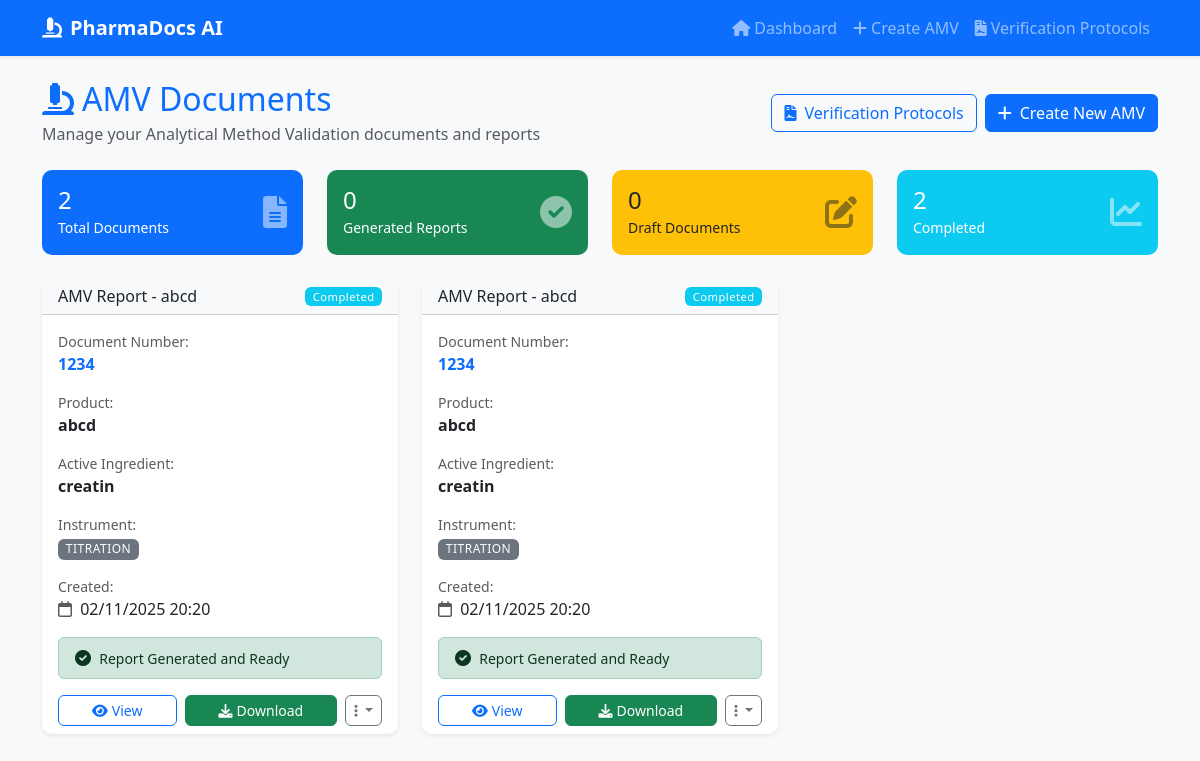
The page /amv/list (signed in) on the database its author committed.
### models.py (models this page shows)
class Document(db.Model):
    __tablename__ = 'documents'
    id: Mapped[int] = mapped_column(Integer, primary_key=True)
    user_id: Mapped[int] = mapped_column(Integer, ForeignKey('users.id'), nullable=False)
    company_id: Mapped[int] = mapped_column(Integer, ForeignKey('companies.id'), nullable=False)
    document_type: Mapped[str] = mapped_column(String(50), nullable=False)  # AMV, PV, Stability, etc.
    document_number: Mapped[str] = mapped_column(String(100), nullable=True)
    title: Mapped[str] = mapped_column(String(300), nullable=False)
    status: Mapped[str] = mapped_column(String(20), default='draft')  # draft, generated, completed
    stp_file_url: Mapped[str] = mapped_column(String(500), nullable=True)
    raw_data_url: Mapped[str] = mapped_column(String(500), nullable=True)
    method_analysis_file_url: Mapped[str] = mapped_column(String(500), nullable=True)  # Added for AMV
    generated_doc_url: Mapped[str] = mapped_column(String(500), nullable=True)
    generated_excel_url: Mapped[str] = mapped_column(String(500), nullable=True)
    document_metadata: Mapped[str] = mapped_column(Text, nullable=True)  # JSON string for additional data
    created_at: Mapped[datetime] = mapped_column(DateTime, default=datetime.now())
    updated_at: Mapped[datetime] = mapped_column(DateTime, default=datetime.now(), onupdate=datetime.now())
    user: Mapped["User"] = relationship("User", back_populates="documents")
    company: Mapped["Company"] = relationship("Company", back_populates="documents")
    amv_details: Mapped["AMVDocument"] = relationship("AMVDocument", back_populates="document", uselist=False)
    amv_verification_details: Mapped["AMVVerificationDocument"] = relationship("AMVVerificationDocument", back_populates="document", uselist=False)

### app_routes/amv_routes.py (the view)
@amv_bp.route('/list')
def list_amv_documents():
    if 'user_id' not in session:
        return redirect(url_for('auth.login'))
    user_id = session['user_id']
    documents = Document.query.filter_by(
        user_id=user_id,
        document_type='AMV'
    ).order_by(Document.created_at.desc()).all()
    return render_template('amv_list.html', documents=documents)

### app.py (called while the page is built)
@app.context_processor
def utility_processor():
    return {
        'get_amv_documents_count': get_amv_documents_count,
        'get_amv_verification_count': get_amv_verification_count
    }

@app.template_filter('from_json')
def from_json_filter(value):
    if not value:
        return {}
    try:
        if isinstance(value, str):
            return json.loads(value)
        return value
    except (json.JSONDecodeError, TypeError, ValueError):
        return {}

### templates/amv_list.html (shortened to what this page needs)
<!DOCTYPE html>
<html lang="en">
<head>
    <link href="https://cdn.jsdelivr.net/npm/bootstrap@5.3.2/dist/css/bootstrap.min.css" rel="stylesheet">
    <link rel="stylesheet" href="{{ url_for('static', filename='css/style.css') }}">
    <link rel="stylesheet" href="https://cdnjs.cloudflare.com/ajax/libs/font-awesome/6.0.0/css/all.min.css">
</head>
<body class="bg-light">
    <nav class="navbar navbar-expand-lg navbar-dark bg-primary shadow-sm">
        <div class="container">
            <a class="navbar-brand" href="{{ url_for('dashboard.user_dashboard') }}">
                <i class="fas fa-microscope me-2"></i>PharmaDocs AI
            </a>
            <div class="collapse navbar-collapse" id="navbarNav">
                <div class="navbar-nav ms-auto">
                    <a class="nav-link" href="{{ url_for('dashboard.user_dashboard') }}">
                        <i class="fas fa-home me-1"></i>Dashboard
                    </a>
                    <a class="nav-link" href="{{ url_for('amv_bp.create_amv_form') }}">
                        <i class="fas fa-plus me-1"></i>Create AMV
                    </a>
                    <a class="nav-link" href="{{ url_for('amv_bp.list_amv_verification_documents') }}">
                        <i class="fas fa-file-contract me-1"></i>Verification Protocols
                    </a>
                </div>
            </div>
        </div>
    </nav>
    <div class="container mt-4 mb-5">
        <div class="d-flex justify-content-between align-items-center mb-4">
            <div>
                <h2 class="text-primary mb-1">
                    <i class="fas fa-microscope me-2"></i>AMV Documents
                </h2>
                <p class="text-muted mb-0">Manage your Analytical Method Validation documents and reports</p>
            </div>
            <div class="d-flex gap-2">
                <a href="{{ url_for('amv_bp.list_amv_verification_documents') }}" class="btn btn-outline-primary">
                    <i class="fas fa-file-contract me-2"></i>Verification Protocols
                </a>
                <a href="{{ url_for('amv_bp.create_amv_form') }}" class="btn btn-primary">
                    <i class="fas fa-plus me-2"></i>Create New AMV
                </a>
            </div>
        </div>
        <div class="row mb-4">
            <div class="col-md-3">
                <div class="card bg-primary text-white">
                    <div class="card-body">
                        <div class="d-flex justify-content-between">
                            <div>
                                <h4 class="mb-0">{{ documents|length }}</h4>
                                <small>Total Documents</small>
                            </div>
                            <div class="align-self-center">
                                <i class="fas fa-file-alt fa-2x opacity-50"></i>
                            </div>
                        </div>
                    </div>
                </div>
            </div>
            <div class="col-md-3">
                <div class="card bg-success text-white">
                    <div class="card-body">
                        <div class="d-flex justify-content-between">
                            <div>
                                <h4 class="mb-0">{{ documents|selectattr('status', 'equalto', 'generated')|list|length }}</h4>
                                <small>Generated Reports</small>
                            </div>
                            <div class="align-self-center">
                                <i class="fas fa-check-circle fa-2x opacity-50"></i>
                            </div>
                        </div>
                    </div>
                </div>
            </div>
            <div class="col-md-3">
                <div class="card bg-warning text-dark">
                    <div class="card-body">
                        <div class="d-flex justify-content-between">
                            <div>
                                <h4 class="mb-0">{{ documents|selectattr('status', 'equalto', 'draft')|list|length }}</h4>
                                <small>Draft Documents</small>
                            </div>
                            <div class="align-self-center">
                                <i class="fas fa-edit fa-2x opacity-50"></i>
                            </div>
                        </div>
                    </div>
                </div>
            </div>
            <div class="col-md-3">
                <div class="card bg-info text-white">
                    <div class="card-body">
                        <div class="d-flex justify-content-between">
                            <div>
                                <h4 class="mb-0">{{ documents|selectattr('status', 'equalto', 'completed')|list|length }}</h4>
                                <small>Completed</small>
                            </div>
                            <div class="align-self-center">
                                <i class="fas fa-chart-line fa-2x opacity-50"></i>
                            </div>
                        </div>
                    </div>
                </div>
            </div>
        </div>
        {% if documents %}
        <div class="row">
            {% for document in documents %}
            <div class="col-md-6 col-lg-4 mb-4">
                <div class="card h-100 shadow-sm border-0 document-card card-hover">
                    <div class="card-header bg-light d-flex justify-content-between align-items-center">
                        <h6 class="mb-0 text-truncate" title="{{ document.title }}">
                            {{ document.title }}
                        </h6>
                        <span class="badge status-badge bg-{% if document.status == 'generated' %}success{% elif document.status == 'completed' %}info{% elif document.status == 'draft' %}warning{% else %}secondary{% endif %}">
                            {{ document.status.title() }}
                        </span>
                    </div>
                    <div class="card-body">
                        <div class="mb-3">
                            <small class="text-muted d-block">Document Number:</small>
                            <strong class="text-primary">{{ document.document_number or 'Not assigned' }}</strong>
                        </div>
                        {% if document.document_metadata %}
                        {% set metadata = document.document_metadata %}
                        {% if metadata is string %}
                            {% set metadata = metadata | from_json %}
                        {% endif %}
                    {% else %}
                        {% set metadata = {} %}
                    {% endif %}
                    {% if metadata.product_name %}
                    <div class="mb-3">
                        <small class="text-muted d-block">Product:</small>
                        <div class="fw-bold truncate-2-lines" title="{{ metadata.product_name }}">
                            {{ metadata.product_name }}
                        </div>
                    </div>
                    {% endif %}
                        {% if metadata.get('active_ingredient') %}
                        <div class="mb-3">
                            <small class="text-muted d-block">Active Ingredient:</small>
                            <div class="fw-bold truncate-2-lines" title="{{ metadata.active_ingredient }}">
                                {{ metadata.active_ingredient }}
                            </div>
                        </div>
                        {% endif %}
                        {% if metadata.get('instrument_type') %}
                        <div class="mb-3">
                            <small class="text-muted d-block">Instrument:</small>
                            <div>
                                <span class="badge bg-secondary">{{ metadata.instrument_type.upper() }}</span>
                            </div>
                        </div>
                        {% endif %}
                        <div class="mb-3">
                            <small class="text-muted d-block">Created:</small>
                            <div>
                                <i class="far fa-calendar me-1 text-muted"></i>
                                {{ document.created_at.strftime('%d/%m/%Y %H:%M') }}
                            </div>
                        </div>
                        {% if document.generated_doc_url %}
                        <div class="alert alert-success py-2 mb-0">
                            <i class="fas fa-check-circle me-1"></i>
                            <small>Report Generated and Ready</small>
                        </div>
                        {% endif %}
                    </div>
                    <div class="card-footer bg-transparent border-top-0 pt-0">
                        <div class="d-flex justify-content-between align-items-center gap-2">
                            <a href="{{ url_for('amv_bp.view_amv', document_id=document.id) }}"
                               class="btn btn-outline-primary btn-sm flex-fill">
                                <i class="fas fa-eye me-1"></i>View
                            </a>
                            {% if document.generated_doc_url %}
                            <a href="{{ url_for('amv_bp.download_amv_report', document_id=document.id) }}"
                               class="btn btn-success btn-sm flex-fill">
                                <i class="fas fa-download me-1"></i>Download
                            </a>
                            {% endif %}
                            <div class="dropdown">
                                <button class="btn btn-outline-secondary btn-sm dropdown-toggle"
                                        type="button" data-bs-toggle="dropdown" aria-expanded="false">
                                    <i class="fas fa-ellipsis-v"></i>
                                </button>
                            </div>
                        </div>
                    </div>
                </div>
            </div>
            {% endfor %}
        </div>
        {% endif %}
    </div>
</body>
</html>

### static/css/style.css (style rules this page uses)
:root { --primary-color: #007bff; --secondary-color: #6c757d; --success-color: #28a745; --info-color: #17a2b8; --warning-color: #ffc107; --danger-color: #dc3545; --light-color: #f8f9fa; --dark-color: #343a40; --font-family: 'Segoe UI', Tahoma, Geneva, Verdana, sans-serif; }
body { font-family: var(--font-family); background-color: #f5f5f5; color: #333; }
.navbar-brand { font-weight: bold; font-size: 1.25rem; }
.card { border: none; border-radius: 10px; transition: all 0.3s ease; }
.badge { font-size: 0.75rem; font-weight: 500; letter-spacing: 0.5px; }
.btn { border-radius: 6px; font-weight: 500; transition: all 0.3s ease; }

### templates/amv_list.html (style rules this page uses)
.status-badge { font-size: 0.7rem; }
.document-card { border-left: 4px solid #0d6efd; }
.truncate-2-lines { display: -webkit-box; -webkit-line-clamp: 2; -webkit-box-orient: vertical; overflow: hidden; }

### rows shown on the page
Document: title "AMV Report - abcd", status "Completed", document_number "1234", product_name "abcd", active_ingredient "creatin", instrument_type "TITRATION", created_at "02/11/2025 20:20", shows "Report Generated and Ready"
Document: title "AMV Report - abcd", status "Completed", document_number "1234", product_name "abcd", active_ingredient "creatin", instrument_type "TITRATION", created_at "02/11/2025 20:20", shows "Report Generated and Ready"

### other values the page prints
{{ documents|length }} "2"
{{ documents|selectattr('status', 'equalto', 'generated')|list|length }} "0"
{{ documents|selectattr('status', 'equalto', 'draft')|list|length }} "0"
{{ documents|selectattr('status', 'equalto', 'completed')|list|length }} "2"
